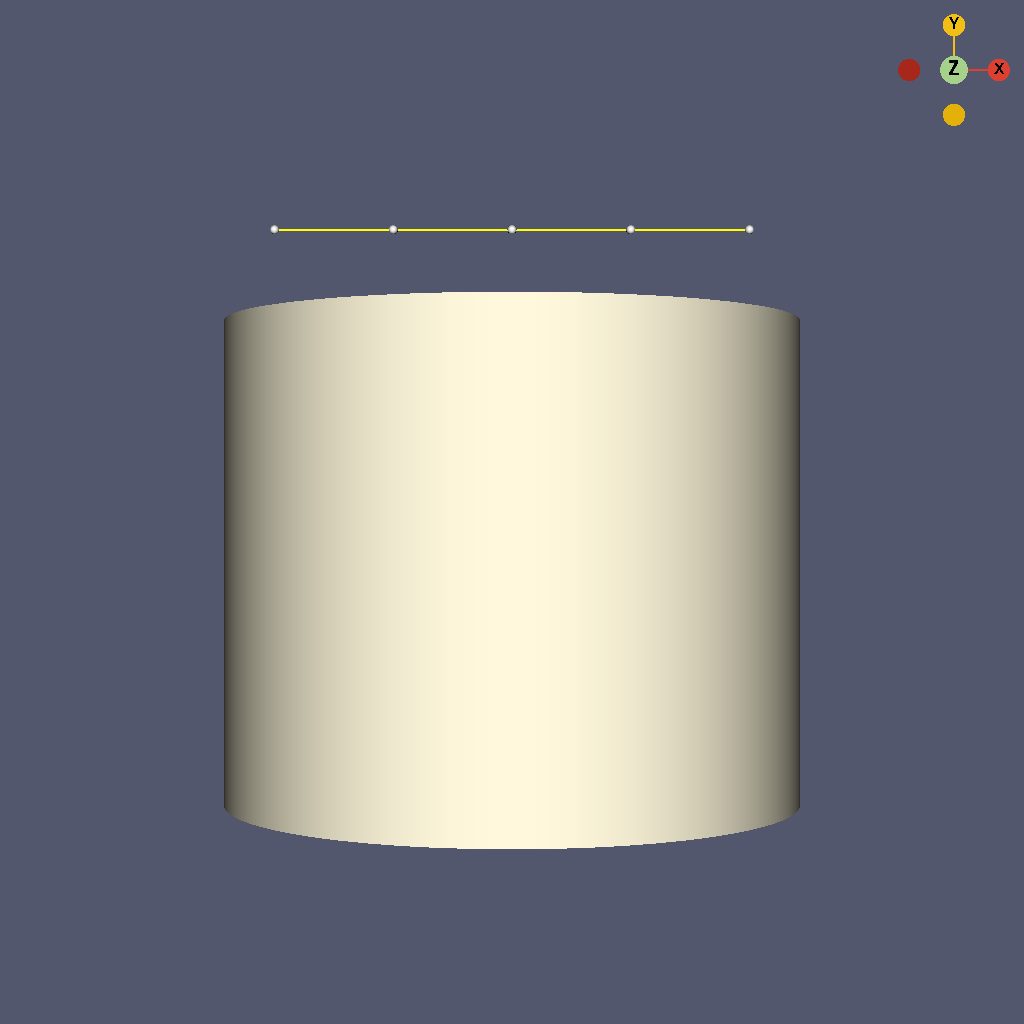

Python code for this plot:
#!/usr/bin/env python

# Use a spline widget to draw an interactive spline over a cylinder.

# Factory overrides: importing these modules registers the OpenGL rendering
# and interaction style implementations for vtkRenderingCore factory classes.
import vtkmodules.vtkInteractionStyle  # noqa: F401
import vtkmodules.vtkRenderingOpenGL2  # noqa: F401

# VTK pipeline classes used in this example
from vtkmodules.vtkCommonCore import vtkCommand
from vtkmodules.vtkFiltersSources import vtkCylinderSource
from vtkmodules.vtkInteractionStyle import vtkInteractorStyleTrackballCamera
from vtkmodules.vtkInteractionWidgets import (
    vtkCameraOrientationWidget,
    vtkSplineWidget,
)
from vtkmodules.vtkRenderingCore import (
    vtkActor,
    vtkPolyDataMapper,
    vtkRenderWindow,
    vtkRenderWindowInteractor,
    vtkRenderer,
)

# Colors (normalized RGB)
cornsilk_rgb = (1.0, 0.973, 0.863)
paraview_bkg_rgb = (0.322, 0.341, 0.431)

# Source: generate a cylinder
cylinder = vtkCylinderSource()
cylinder.SetCenter(0.0, 0.0, 0.0)
cylinder.SetRadius(3.0)
cylinder.SetHeight(5.0)
cylinder.SetResolution(100)

# Mapper: map polygon data to graphics primitives
mapper = vtkPolyDataMapper()
mapper.SetInputConnection(cylinder.GetOutputPort())

# Actor: assign the mapped geometry
actor = vtkActor()
actor.GetProperty().SetColor(cornsilk_rgb)
actor.SetMapper(mapper)

# Renderer: assemble the scene
renderer = vtkRenderer()
renderer.AddActor(actor)
renderer.SetBackground(paraview_bkg_rgb)

# Window: display the rendered scene
render_window = vtkRenderWindow()
render_window.AddRenderer(renderer)
render_window.SetWindowName("spline widget")
render_window.SetMultiSamples(0)
render_window.SetSize(1024, 1024)

# Interactor: handle mouse and keyboard events
render_window_interactor = vtkRenderWindowInteractor()
render_window_interactor.SetRenderWindow(render_window)
style = vtkInteractorStyleTrackballCamera()
render_window_interactor.SetInteractorStyle(style)

# SplineWidget: interactive spline placed over the actor
spline_widget = vtkSplineWidget()
spline_widget.SetInteractor(render_window_interactor)
spline_widget.SetProp3D(actor)
spline_widget.PlaceWidget(-2.5, 2.5, 3.5, 3.5, 0, 0)
spline_widget.On()

spline_widget.AddObserver(vtkCommand.EndInteractionEvent,
                          lambda obj, event: print(
                              f"Length: {obj.GetSummedLength():.4f}"))

# CameraOrientationWidget: orientation gizmo in the viewport corner
cow = vtkCameraOrientationWidget()
cow.SetParentRenderer(renderer)
cow.On()

# Launch the interactive visualization
render_window.Render()
render_window_interactor.Initialize()
render_window_interactor.Start()
